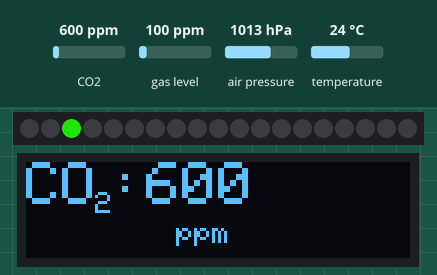
Recording of a sketch running on a simulated Arduino Nano, built with avr-gcc and run on an emulated ATmega328P. Parts: 19 RGB LEDs in strip order, left to right, 128×32 one-colour display. Inputs (shaded band) come from the test bench; at power-on: CO2 600 ppm, gas level 100 ppm, air pressure 1013 hPa, temperature 24 °C. Dim RGB values are drawn brighter than linear; what the sketch prints to the serial monitor is not drawn.

Above: at 5.7 s.
5.8 s: CO2 set to 2350 ppm
At 9.8 s:
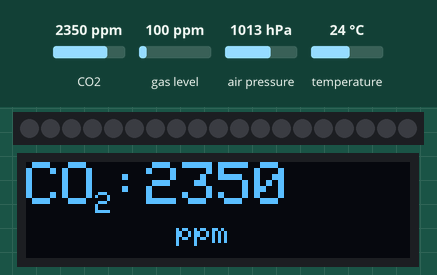
11.7 s: CO2 set to 2140 ppm
At 12.3 s:
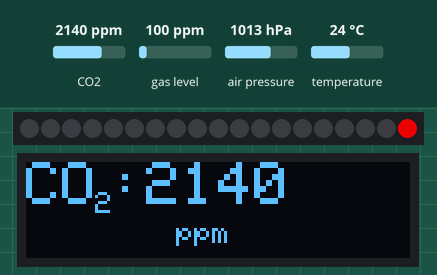
17.0 s: CO2 set to 2058 ppm
At 21.3 s:
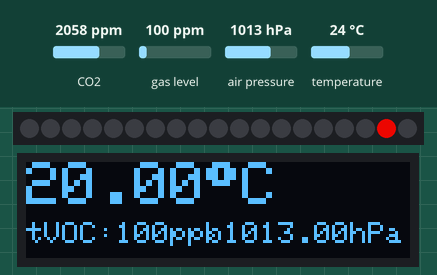
26.1 s: CO2 set to 1050 ppm
At 30.5 s:
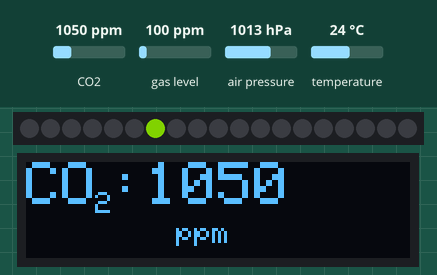
35.2 s: CO2 set to 452 ppm
At 39.6 s:
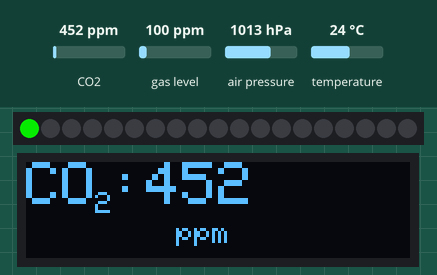
44.3 s: gas level set to 20 ppm
At 49.7 s:
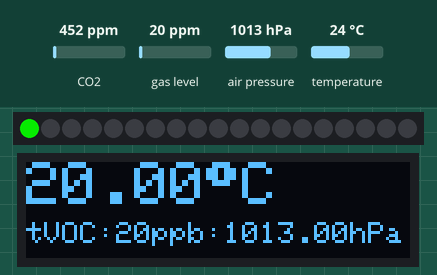
Timing chart, 0 to 51.2 s (numbered marks = the images above; inputs shaded):
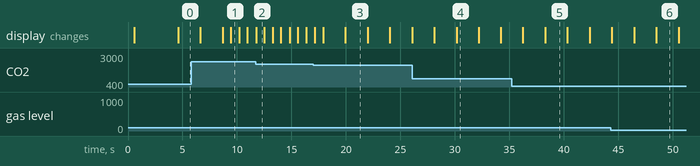

The sketch:

Co2DisplayCss811BMP180.ino
```cpp
/*********
CO2 Luftqualität mit Arduino Nano, ccs811, ws2812, BMP180  und OLED Display 128*32
*********/
//Anschluss am Arduino Nano
//SDA an A4, SCL an A5, Vcc an 3,3V und GND an GND
//WS2812 an 5V (Vin), GND und Data an A1
//
#include "SparkFunCCS811.h"
#include <SPI.h>
#include <Wire.h>
#include <Adafruit_NeoPixel.h>
#include <Adafruit_GFX.h>
#include <Adafruit_SSD1306.h>
#include <Adafruit_Sensor.h>
#include <Adafruit_Sensor.h>
#include <Adafruit_BMP085_U.h>


#define CCS811_ADDR 0x5A //Alternative I2C Addresse des CCS811 Sensors
#define NUM_PIXEL 19    //Anzahl der WS2812 LEDs
#define PIN 15          // Data Anschluss des WS2812 Wemos D8
Adafruit_NeoPixel strip = Adafruit_NeoPixel(NUM_PIXEL, PIN, NEO_GRB + NEO_KHZ800);
CCS811 mySensor(CCS811_ADDR);     //CCS811 Sensorlibrary von Sparkfun
#define SCREEN_WIDTH 128 // OLED display width, in pixels
#define SCREEN_HEIGHT 32 // OLED display height, in pixels


Adafruit_SSD1306 display(SCREEN_WIDTH, SCREEN_HEIGHT, &Wire);
Adafruit_BMP085_Unified bmp = Adafruit_BMP085_Unified(10085);

float TEMP = 0;

int P = NUM_PIXEL/2;
unsigned int CO2 = 400;
unsigned int TVOC = 0;

// Current time
unsigned long currentTime = millis();
// Previous time
unsigned long previousTime = 0;
// Define timeout time in milliseconds (example: 2000ms = 2s)
const long timeoutTime = 2000;


void setup() {
 Serial.begin(115200);
    Wire.begin();
    //bmp.begin();

   strip.begin();
  clearStrip();
  strip.show();
  strip.setBrightness(200);

  //Serial.println("Pressure Sensor Test"); Serial.println("");

  /* Initialise the sensor */
if(!bmp.begin())
{
  /* There was a problem detecting the BMP085 ... check your connections */
  Serial.print("Ooops, no BMP085 detected ... Check your wiring or I2C ADDR!");
  while(1);
}

  /* Display some basic information on this sensor */
  displaySensorDetails();


  // SSD1306_SWITCHCAPVCC = generate display voltage from 3.3V internally
  if(!display.begin(SSD1306_SWITCHCAPVCC, 0x3C)) { // Address 0x3C for 128x32
    Serial.println(F("SSD1306 allocation failed"));
    for(;;); // Don't proceed, loop forever
  }

if (mySensor.begin() == false)
  {
    Serial.print("CCS811 error. Please check wiring. Freezing...");
    while (1)
      ;
  }


  // Clear the buffer
  display.clearDisplay();

  // text display tests
  display.setTextSize(2);
  display.setTextColor(WHITE);
  display.setCursor(0,0);
    display.print(F("CO"));
    display.setTextSize(1);
    display.setCursor(23,10);
    display.print(F("2"));
    display.setTextSize(2);
    display.setCursor(28,0);
  display.println("-Ampel");
  display.setTextSize(1);
    display.setCursor(0,20);
  display.println("Markus Weber");
  display.display();
  delay(4000);

  display.clearDisplay();

}

void loop() {
   //Check to see if data is ready with .dataAvailable()
  if (mySensor.dataAvailable())
  {
    //If so, have the sensor read and calculate the results.
    //Get them later
    mySensor.readAlgorithmResults();

    Serial.print("CO2: ");
    //Returns calculated CO2 reading
    Serial.print(mySensor.getCO2());
    Serial.print(" ppm  tVOC: ");
    //Returns calculated TVOC reading
    Serial.print(mySensor.getTVOC());
     Serial.print(" ppb");

    Serial.println();
  }

  delay(10); //Don't spam the I2C bus

sensors_event_t event;
  bmp.getEvent(&event);

  /* Display the results (barometric pressure is measure in hPa) */
  if (event.pressure)
  {
    /* Display atmospheric pressue in hPa */
    Serial.print("Pressure:    ");
    Serial.print(event.pressure);
    Serial.println(" hPa");

    /* Calculating altitude with reasonable accuracy requires pressure    *
     * sea level pressure for your position at the moment the data is     *
     * converted, as well as the ambient temperature in degress           *
     * celcius.  If you don't have these values, a 'generic' value of     *
     * 1013.25 hPa can be used (defined as SENSORS_PRESSURE_SEALEVELHPA   *
     * in sensors.h), but this isn't ideal and will give variable         *
     * results from one day to the next.                                  *
     *                                                                    *
     * You can usually find the current SLP value by looking at weather   *
     * websites or from environmental information centers near any major  *
     * airport.                                                           *
     *                                                                    *
     * For example, for Paris, France you can check the current mean      *
     * pressure and sea level at: http://bit.ly/16Au8ol                   */

    /* First we get the current temperature from the BMP085 */
    float temperature;
    bmp.getTemperature(&temperature);
    Serial.print("Temperatur: ");
    Serial.print(temperature-4);
    TEMP = temperature-4;
    Serial.println(" C");
    Serial.println("");
  }
  else
  {
    Serial.println("Sensor error");
  }


CO2 = mySensor.getCO2();
TVOC = mySensor.getTVOC();

  if ((CO2) < 2100) {
    { int t = map(CO2, 400, 2100, 1, NUM_PIXEL);int f = map(CO2, 400, 2100, 0, 255);

        clearStrip();
        strip.setPixelColor((t-1),f,255-f,0);


      strip.show(); //Output on strip

  display.clearDisplay();
  display.setTextSize(2);
    display.setCursor(0,0);
    display.print(F("CO"));
    display.setTextSize(1);
    display.setCursor(23,10);
    display.print(F("2"));
    display.setTextSize(2);
    display.setCursor(28,0);
    display.print(F(":"));
    display.print(mySensor.getCO2());
    display.setCursor(50,20);
    display.setTextSize(1);
    display.println(F("ppm"));

     // text display

  display.display();
    delay(2000);

  display.clearDisplay();
    display.setTextSize(1);
    display.setCursor(0,20);
    display.print(F("tVOC:"));
    display.print(mySensor.getTVOC());
    display.println(F("ppb"));
      display.setCursor(60,20);
    display.print(F(":"));
    display.print(event.pressure);
    display.println(F("hPa"));
    display.setCursor(0,0);
    display.setTextSize(2);
    display.print(TEMP);
    display.print((char)247);
    display.print(F("C"));

  // text display

  display.display();
    delay(2000);


     }
  }
  else {
    (CO2) = 2100;
        clearStrip();
        strip.setPixelColor(NUM_PIXEL-1,255,0,0);
        strip.show(); //Output on strip
        display.clearDisplay();

    display.setTextSize(2);
    display.setCursor(0,0);
    display.print(F("CO"));
    display.setTextSize(1);
    display.setCursor(23,10);
    display.print(F("2"));
    display.setTextSize(2);
    display.setCursor(28,0);
    display.print(F(":"));
    display.print(mySensor.getCO2());
    display.setCursor(50,20);
    display.setTextSize(1);
    display.println(F("ppm"));

    display.display();
  delay(750);

      clearStrip();
      strip.show(); //Output on strip
  delay(750);


        clearStrip();
        strip.setPixelColor(NUM_PIXEL-1,255,0,0);
        strip.show(); //Output on strip

    display.clearDisplay();
    display.setTextSize(1);
    display.setCursor(15,5);
    display.print(F("FENSTER AUF !"));
    display.setCursor(15,20);
    display.print(F("Sauerstoff !"));
    display.display();
  delay(750);
      clearStrip();
      strip.show(); //Output on strip
  delay(750);

     }

}

void clearStrip() {
  for (int i = 0; i < NUM_PIXEL; i++) {
    strip.setPixelColor(i, 0);
  }
}

void displaySensorDetails(void)
{
  sensor_t sensor;
  bmp.getSensor(&sensor);
  Serial.println("------------------------------------");
  Serial.print  ("Sensor:       "); Serial.println(sensor.name);
  Serial.print  ("Driver Ver:   "); Serial.println(sensor.version);
  Serial.print  ("Unique ID:    "); Serial.println(sensor.sensor_id);
  Serial.print  ("Max Value:    "); Serial.print(sensor.max_value); Serial.println(" hPa");
  Serial.print  ("Min Value:    "); Serial.print(sensor.min_value); Serial.println(" hPa");
  Serial.print  ("Resolution:   "); Serial.print(sensor.resolution); Serial.println(" hPa");
  Serial.println("------------------------------------");
  Serial.println("");
  delay(500);
}
```

Measured:
- the behaviour switches between 2100 and 2099 ppm on CO2 (found by bisection; images 2 and 3)
- after the input at 5.8 s, the display: first differs from a run without the input after 2.9 s (image 1 shows a later state)
- after the input at 26.1 s, the display: first differs from a run without the input after 4.0 s (image 4)
- after the input at 35.2 s, the display: first differs from a run without the input after 3.1 s (image 5)
- after the input at 44.3 s, the display: first differs from a run without the input after 4.2 s (image 6)
- what the display in image 1 shows lasts 0.8 s, from 9.4 s to 10.2 s
- what the display in image 3 shows lasts 2.1 s, from 19.9 s to 22.0 s
